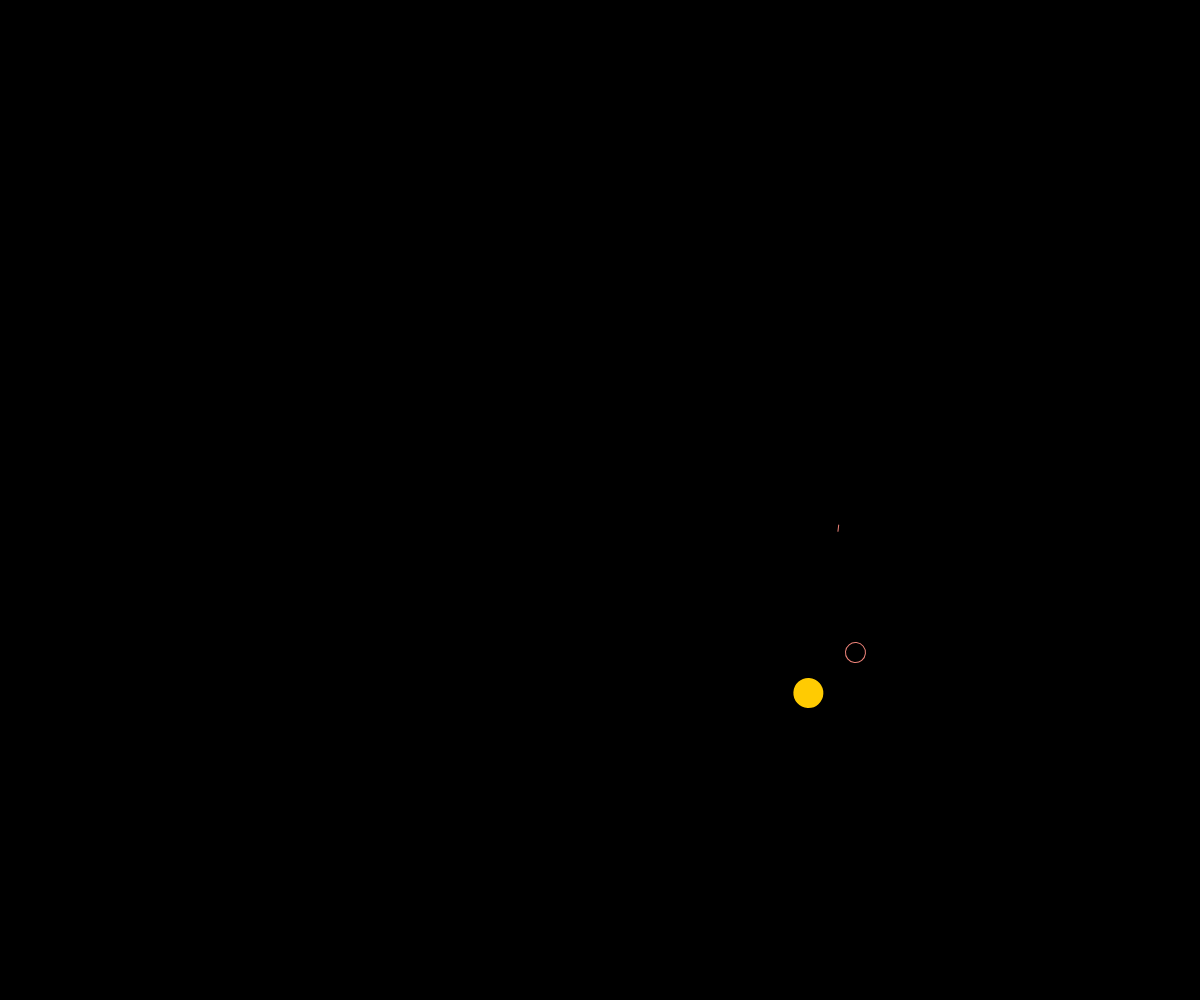
Frame 1 (no input)
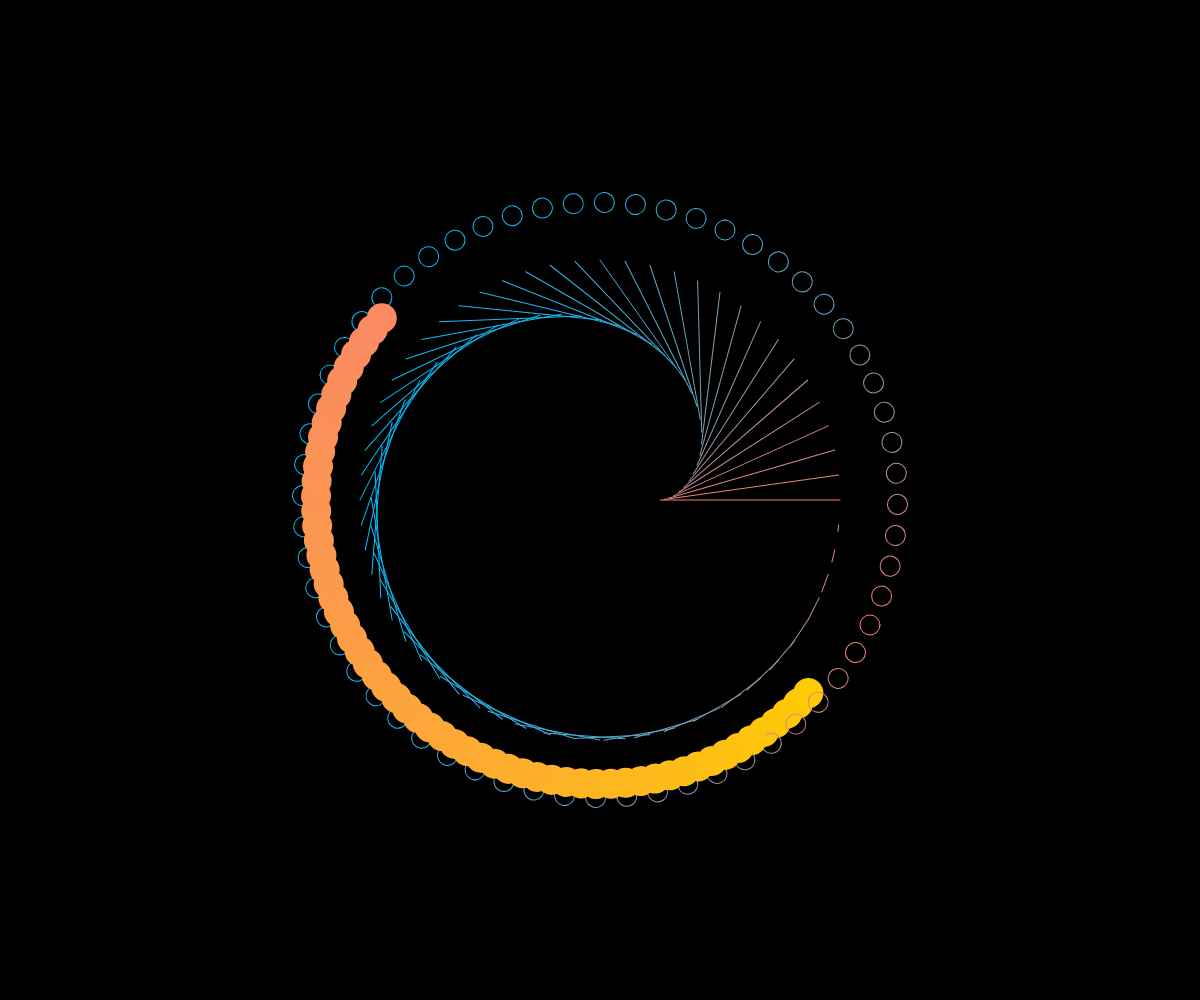
Frame 60 (no input)
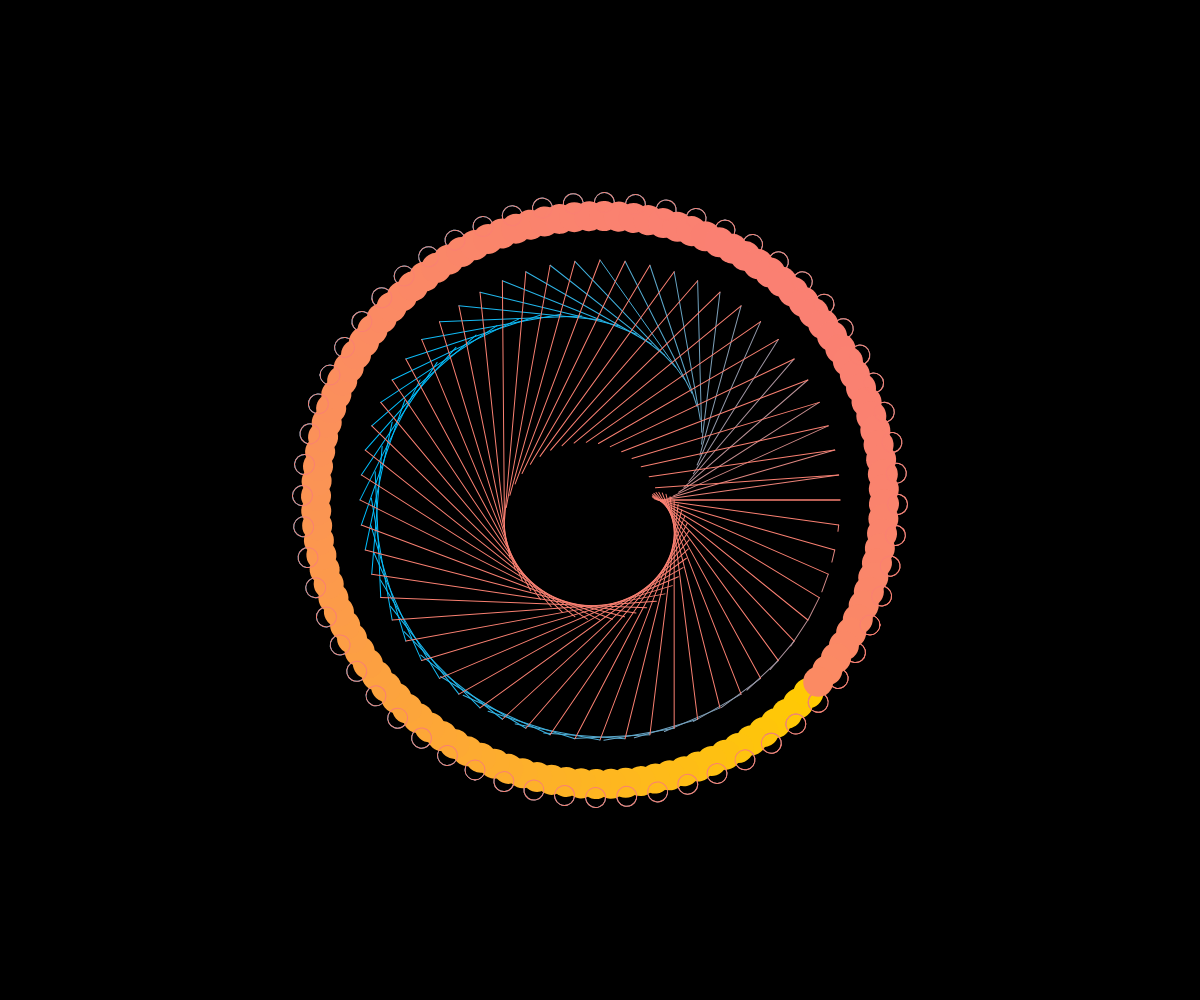
Frame 120 (the mouse pressed at the canvas centre since frame 60)

The p5.js sketch that drew these frames (run headless with seeded random() and noise() and a simulated clock; from frame 60 on, the mouse is pressed at the canvas centre):

// p5.js sketch
// ── sketch.js
function setup() {
  createCanvas(windowWidth,windowHeight)
  // put setup code here
  angleMode(DEGREES);
  rectMode(CENTER);
  frameRate(300);
  spin=windowWidth*.1
  background('black');
  scale();
}

function draw() {
  // put drawing code here

 push();
    translate(width/2, height /2);
    rotate(frameCount*3)
      noStroke();
      strokeWeight (1);
      fill(lerpColor(color ('#ffcc00'),  color ('salmon'), sin(frameCount)));
      ellipse(width/5.5, height/5.5, 30,30);

      function windowResized() {

  resizeCanvas(windowWidth, windowHeight);

  }
    rotate(frameCount*3);
    translate (spin,0)
    stroke(lerpColor(color ('salmon'),  color ('deepskyblue'), sin(frameCount*3)));
    strokeWeight (1);
    noFill();
    line( line(spin*cos(frameCount*2), spin*sin(frameCount*3), windowWidth*0.1, 0));
      ellipse(width/8, height/8, 20,20);

      function windowResized() {

  resizeCanvas(windowWidth, windowHeight);
  pop();

}
}
